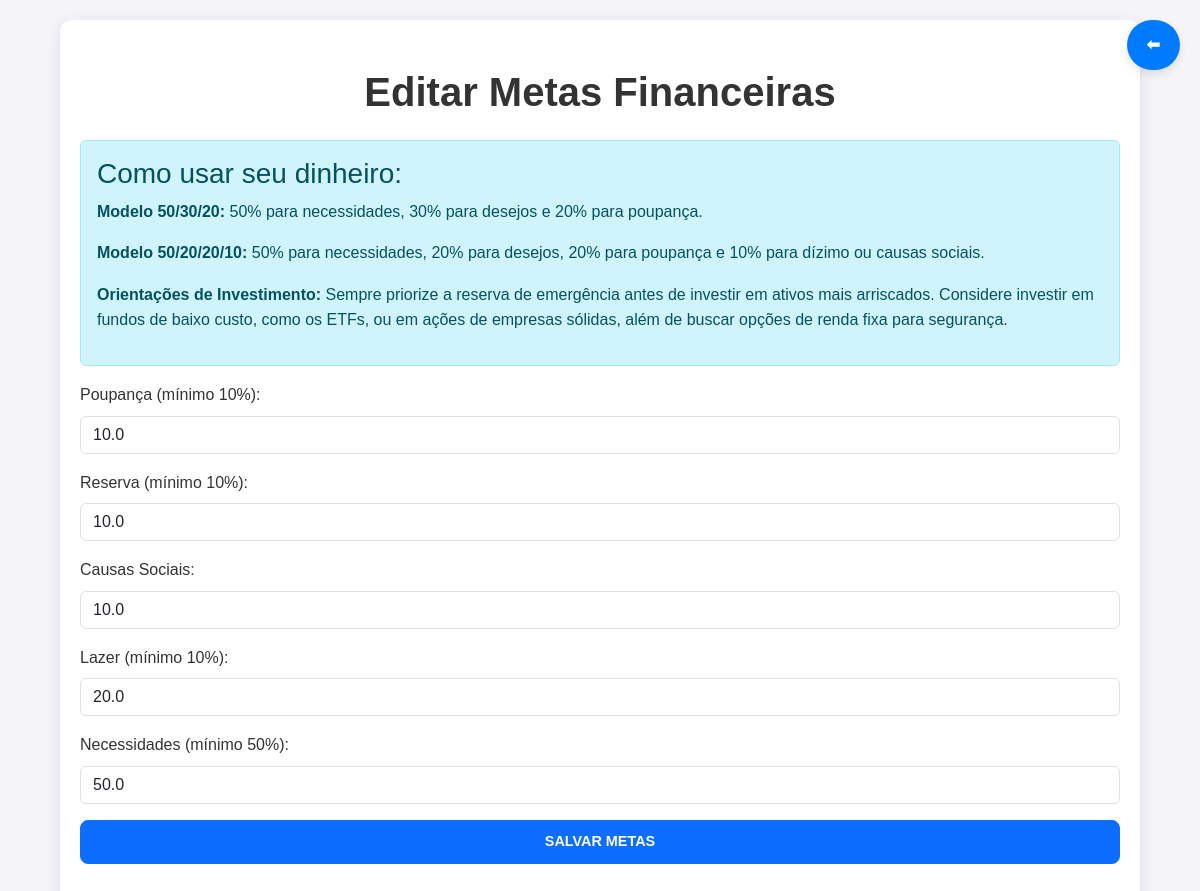
Page /editar_metas on the committed database.
### tables this page shows
CREATE TABLE Configuracoes (
        id INTEGER PRIMARY KEY AUTOINCREMENT,
        poupanca REAL DEFAULT 10.0,
        reserva REAL DEFAULT 10.0,
        causas_sociais REAL DEFAULT 10.0,
        lazer REAL DEFAULT 20.0,
        necessidades REAL DEFAULT 50.0
    );

### app.py (the view, shortened to what this page needs)
@app.route('/editar_metas', methods=['GET', 'POST'])
def editar_metas():
    conn = conectar_bd()
    if conn is None:
        flash("Erro ao conectar ao banco de dados", "danger")
        return redirect(url_for('index'))
    cursor = conn.cursor()
    cursor.execute("SELECT * FROM Configuracoes LIMIT 1")
    configuracoes = cursor.fetchone()
    conn.close()
    return render_template('editar_metas.html', configuracoes=configuracoes)

### app.py (called while the page is built)
def conectar_bd():
    try:
        conn = sqlite3.connect('financeiro.db')
        conn.row_factory = sqlite3.Row
        return conn
    except sqlite3.Error as e:
        flash(f"Erro ao conectar com o banco de dados: {e}", "danger")
        return None

### templates/editar_metas.html (shortened to what this page needs)
<!DOCTYPE html>
<html lang="pt-br">
<head>
    <link href="https://cdn.jsdelivr.net/npm/bootstrap@5.3.2/dist/css/bootstrap.min.css" rel="stylesheet">
    <link rel="stylesheet" href="/static/css/style.css">
</head>
<body>
    <div class="container py-5">
        <h1 class="text-center mb-4">Editar Metas Financeiras</h1>
        <a href="javascript:history.back()" class="btn-voltar mb-3"> ⬅ </a>
    <div class="alert alert-info">
      <h3>Como usar seu dinheiro:</h3>
      <p><strong>Modelo 50/30/20:</strong> 50% para necessidades, 30% para desejos e 20% para poupança.</p>
      <p><strong>Modelo 50/20/20/10:</strong> 50% para necessidades, 20% para desejos, 20% para poupança e 10% para dízimo ou causas sociais.</p>
      <p><strong>Orientações de Investimento:</strong> Sempre priorize a reserva de emergência antes de investir em ativos mais arriscados. Considere investir em fundos de baixo custo, como os ETFs, ou em ações de empresas sólidas, além de buscar opções de renda fixa para segurança.</p>
    </div>
<form action="/editar_metas" method="POST">
    <div class="mb-3">
        <label for="poupanca" class="form-label">Poupança (mínimo 10%):</label>
        <input type="number" class="form-control" id="poupanca" name="poupanca" step="0.01" value="{{ configuracoes['poupanca'] }}" required>
    </div>
    <div class="mb-3">
        <label for="reserva" class="form-label">Reserva (mínimo 10%):</label>
        <input type="number" class="form-control" id="reserva" name="reserva" step="0.01" value="{{ configuracoes['reserva'] }}" required>
    </div>
    <div class="mb-3">
        <label for="causas_sociais" class="form-label">Causas Sociais:</label>
        <input type="number" class="form-control" id="causas_sociais" name="causas_sociais" step="0.01" value="{{ configuracoes['causas_sociais'] }}">
    </div>
    <div class="mb-3">
        <label for="lazer" class="form-label">Lazer (mínimo 10%):</label>
        <input type="number" class="form-control" id="lazer" name="lazer" step="0.01" value="{{ configuracoes['lazer'] }}" required>
    </div>
    <div class="mb-3">
        <label for="necessidades" class="form-label">Necessidades (mínimo 50%):</label>
        <input type="number" class="form-control" id="necessidades" name="necessidades" step="0.01" value="{{ configuracoes['necessidades'] }}" required>
    </div>
    <button type="submit" class="btn btn-primary w-100">Salvar Metas</button>
</form>
    </div>
</body>
</html>

### static/css/style.css (style rules this page uses)
* { margin: 0; padding: 0; box-sizing: border-box; }
body { font-family: 'Arial', sans-serif; background-color: #f4f4f9; color: #333; line-height: 1.6; }
.container { background-color: #fff; border-radius: 12px; padding: 20px; box-shadow: 0px 4px 15px rgba(0, 0, 0, 0.1); margin: 20px auto; max-width: 90%; transition: all 0.3s ease; }
h1, h2 { color: #333; margin-bottom: 20px; font-weight: bold; }
h1 { text-align: center; font-size: 2.5rem; }
.btn { display: inline-block; padding: 10px 15px; border-radius: 8px; font-weight: bold; text-transform: uppercase; font-size: 0.9rem; text-align: center; transition: all 0.3s ease; cursor: pointer; }
.btn-voltar { position: fixed; right: 20px; top: 20px; background-color: #007bff; color: white; border: none; padding: 12px 20px; border-radius: 50px; font-size: 1rem; font-weight: bold; text-transform: uppercase; text-decoration: none; box-shadow: 0px 4px 8px rgba(0, 0, 0, 0.1); transition: all 0.3s ease; z-index: 9999; }

### rows in the picture
Configuracoes: poupanca "10.0", reserva "10.0", causas_sociais "10.0", lazer "20.0", necessidades "50.0"
